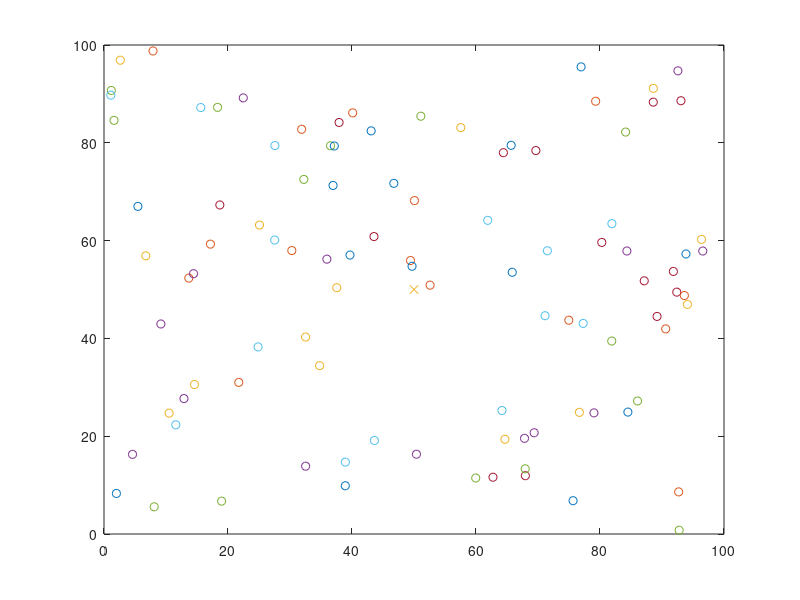

This figure's MATLAB source:
xm=100;
ym=100;
 
%x and y Coordinates of the sink
sink.x=0.5*xm;
sink.y=0.5*ym;
 
%Number of Nodes in the Field
n=100;
 
%Probability of a node to become cluster head
%p=0.1;
Tc= 20;
 
Rmax = 30;
 
%Eelc=Etx=Erx
ETX=50* 10^-9;
ERX=50* 10^-9;
%Transmit Amplifier types
Efs=10* 10^-12;              
Emp=0.0013* 10^-12;            
%Data Aggregation Energy
EDA=5* 10^-9;
 
%maximum number of round 
rmax = 1000;
 
%Computation of do
d0 = sqrt(Efs/Emp);
 
bit = 4000;

%Creation of the random Sensor Network
figure(1);
for i=1:1:n
    %Initial Energy
    S(i).Initial_energy = 0.9;
    S(i).RE = S(i).Initial_energy;
    
    % checkbox
    S(i).xd=rand(1,1)*xm;
    XR(i)=S(i).xd;
    S(i).yd=rand(1,1)*ym;
    YR(i)=S(i).yd;
    %S(i).G=0;
 
    %initially there are no cluster heads only nodes
    S(i).type = 'N';
    % Node identification
    S(i).id=i;
    S(i).state = 'Initial_State'
 
    %Random node distribution
    plot(S(i).xd,S(i).yd,'o');
    hold on;
end
 
S(n+1).xd=sink.x;
S(n+1).yd=sink.y;
plot(S(n+1).xd,S(n+1).yd,'x');

save('wsn.mat');







 
